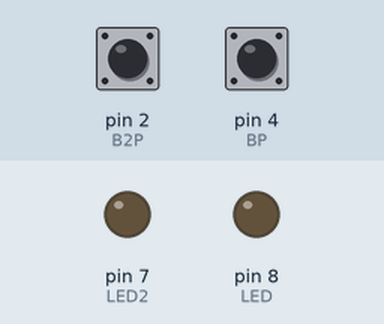
Recording of a sketch running on a simulated Arduino Uno, built with avr-gcc and run on an emulated ATmega328P. Parts: output pins drawn as LEDs (lit = HIGH). The inputs (shaded band) are chosen by the test bench; at power-on: pin 2 (B2P) HIGH, pin 4 (BP) HIGH.

Above: at 1.2 s.
1.3 s: pin 2 (B2P) pulled LOW for 0.15 s
At 1.37 s:
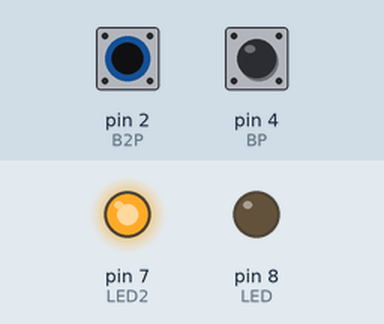
2.9 s: pin 4 (BP) pulled LOW for 0.15 s
At 2.97 s:
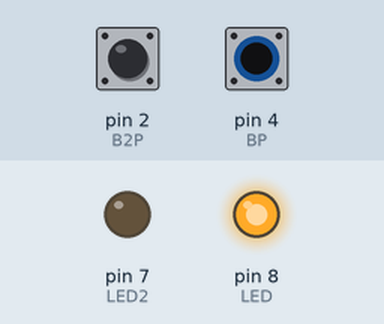
4.5 s: pin 4 (BP) pulled LOW for 3.2 s
At 8.9 s:
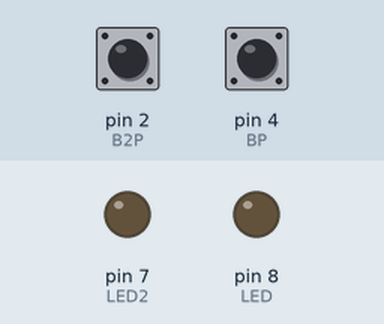
9.2 s: pin 2 (B2P) pulled LOW for 3.2 s
At 10.1 s:
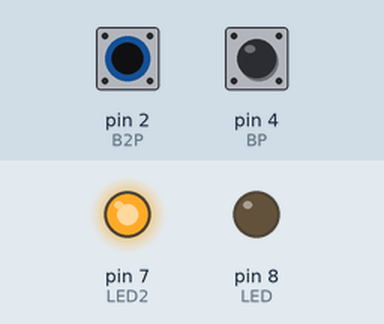
Timing chart, 0 to 13.9 s (numbered marks = the images above; inputs shaded):
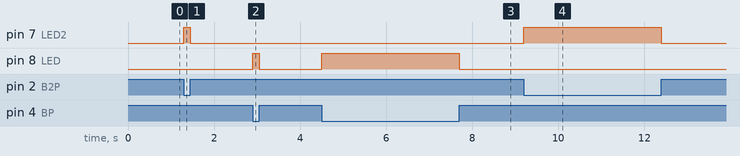

The sketch:

sketch_jan14a.ino
```cpp
#define BP 4
#define B2P 2
#define LED 8
#define LED2 7

void setup() {
  pinMode(BP, INPUT_PULLUP);
  pinMode(B2P, INPUT_PULLUP);
  pinMode(LED, OUTPUT);
  pinMode(LED2, OUTPUT);
  Serial.begin(9600);
}

bool bp;
bool b2p;

void loop() {
  bp = digitalRead(BP);
  b2p = digitalRead(B2P);

  if (bp == LOW && b2p == HIGH) digitalWrite(LED, HIGH);
  else if (b2p == LOW && bp == HIGH) digitalWrite(LED2, HIGH);
  else {
    digitalWrite(LED, LOW);
    digitalWrite(LED2, LOW);
  }
}
```

Measured:
- after the input at 1.3 s, pin 7 (LED2): LOW → HIGH at once, → LOW 0.15 s later
- after the input at 2.9 s, pin 8 (LED): LOW → HIGH at once, → LOW 0.15 s later
- after the input at 4.5 s, pin 8 (LED): LOW → HIGH at once, → LOW 3.2 s later
- after the input at 9.2 s, pin 7 (LED2): LOW → HIGH at once, → LOW 3.2 s later
